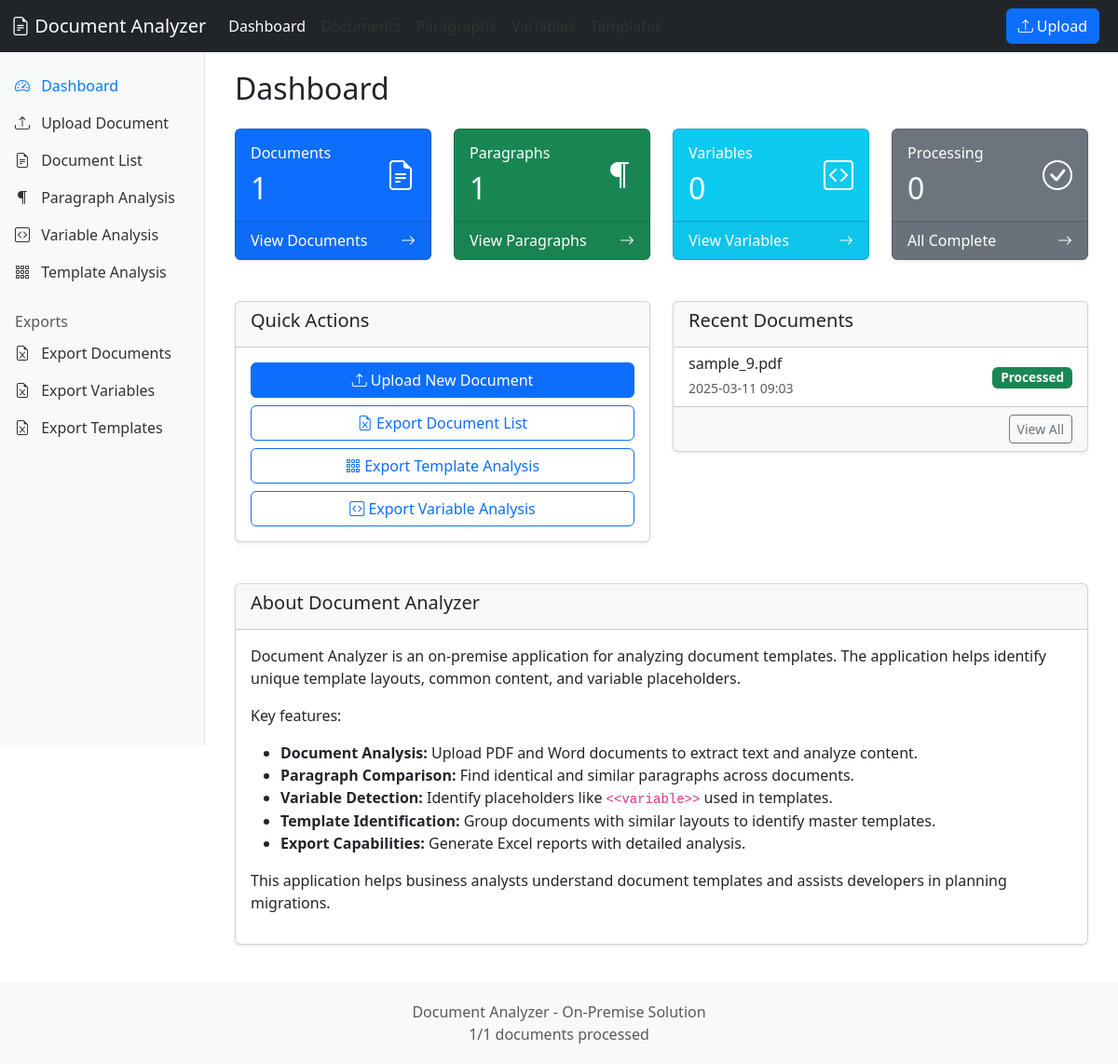
Before: / with the older database file.
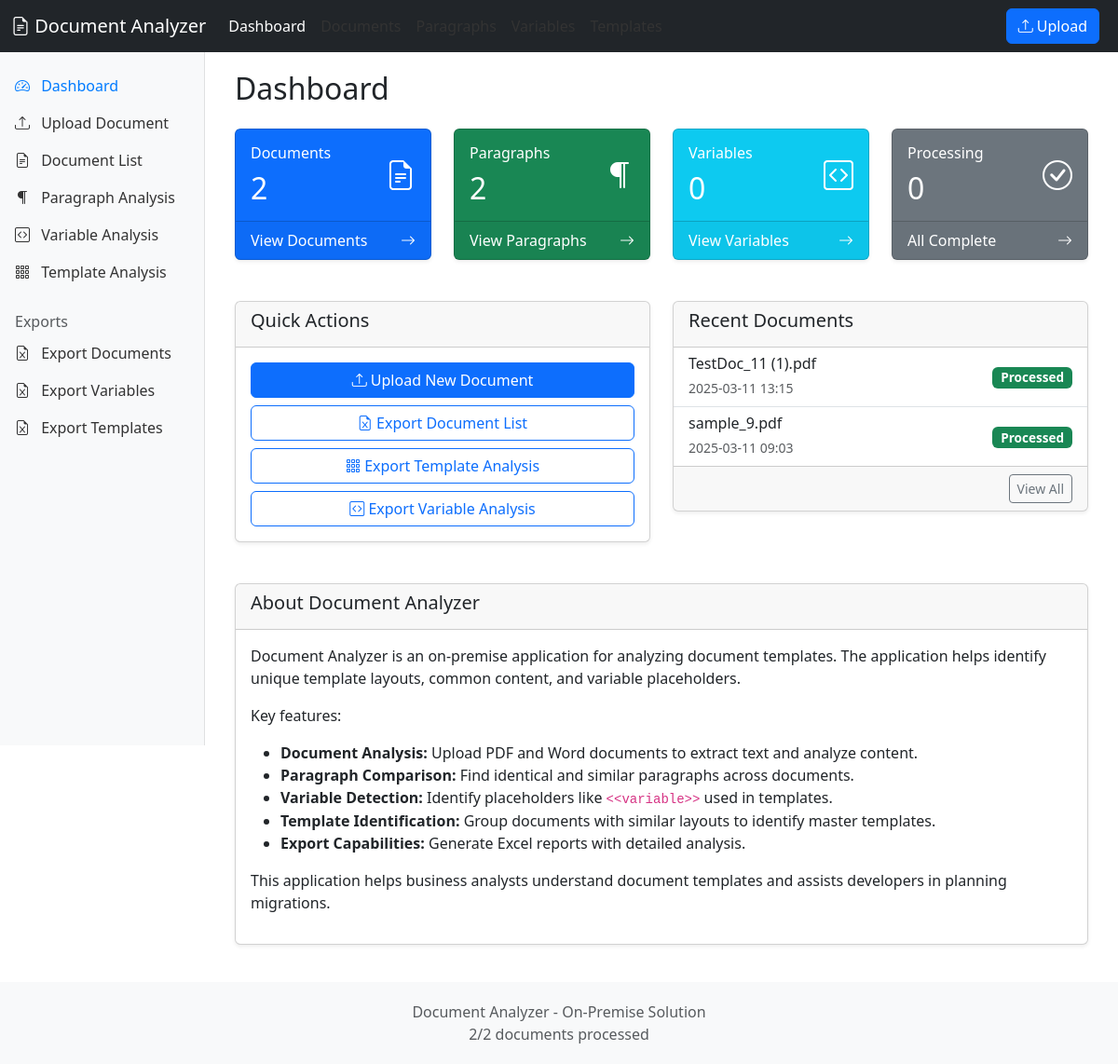
After: the same page with the newer database file.
### models.py (models this page shows, shortened)
class Document(db.Model):
    id = db.Column(db.Integer, primary_key=True)
    filename = db.Column(db.String(255), nullable=False)
    original_filename = db.Column(db.String(255), nullable=False)
    file_type = db.Column(db.String(10), nullable=False)  # 'pdf' or 'docx'
    file_size = db.Column(db.Integer, nullable=False)  # Size in bytes
    page_count = db.Column(db.Integer, default=0)
    upload_date = db.Column(db.DateTime, default=datetime.utcnow)
    processed = db.Column(db.Boolean, default=False)
    processing_error = db.Column(db.Text, nullable=True)
    full_text = db.Column(db.Text, nullable=True)
    layout_info = db.Column(db.Text, nullable=True)
    paragraphs = db.relationship('Paragraph', secondary=document_paragraph,
                               backref=db.backref('documents', lazy='dynamic'))
    variables = db.relationship('Variable', secondary=document_variable,
                              backref=db.backref('documents', lazy='dynamic'))
    @property
    def status(self):
        if self.processing_error:
            return 'error'
        elif self.processed:
            return 'processed'
        else:
            return 'processing'

### app.py (the view)
@app.route('/')
def index():
    doc_count = Document.query.count()
    para_count = Paragraph.query.count()
    var_count = Variable.query.count()
    processing_count = Document.query.filter_by(processed=False).filter(Document.processing_error.is_(None)).count()
    error_count = Document.query.filter(Document.processing_error.isnot(None)).count()
    recent_docs = Document.query.order_by(Document.upload_date.desc()).limit(5).all()
    return render_template('index.html',
                          doc_count=doc_count,
                          para_count=para_count,
                          var_count=var_count,
                          processing_count=processing_count,
                          error_count=error_count,
                          recent_docs=recent_docs)

### templates/index.html (shortened to what the changed rows need)
{% extends 'base.html' %}
{% block content %}
<div class="container-fluid">
    <h1 class="h2 mb-4">Dashboard</h1>
    <div class="row">
        <div class="col-md-3">
            <div class="card text-white bg-primary">
                <div class="card-body">
                    <div class="d-flex justify-content-between align-items-center">
                        <div>
                            <h6 class="card-title">Documents</h6>
                            <h2 class="card-text">{{ doc_count }}</h2>
                        </div>
                    </div>
                </div>
            </div>
        </div>
        <div class="col-md-3">
            <div class="card text-white bg-success">
                <div class="card-body">
                    <div class="d-flex justify-content-between align-items-center">
                        <div>
                            <h6 class="card-title">Paragraphs</h6>
                            <h2 class="card-text">{{ para_count }}</h2>
                        </div>
                    </div>
                </div>
            </div>
        </div>
        <div class="col-md-3">
            <div class="card text-white bg-info">
                <div class="card-body">
                    <div class="d-flex justify-content-between align-items-center">
                        <div>
                            <h2 class="card-text">{{ var_count }}</h2>
                        </div>
                    </div>
                </div>
            </div>
        </div>
        <div class="col-md-3">
            <div class="card text-white {% if processing_count > 0 %}bg-warning{% elif error_count > 0 %}bg-danger{% else %}bg-secondary{% endif %}">
                <div class="card-body">
                    <div class="d-flex justify-content-between align-items-center">
                        <div>
                            <h2 class="card-text">
                                {% if processing_count > 0 %}
                                    <span class="spinner-border spinner-border-sm" role="status" aria-hidden="true"></span>
                                    {{ processing_count }}
                                {% elif error_count > 0 %}
                                    <i class="bi bi-exclamation-triangle"></i> {{ error_count }}
                                {% else %}
                                    0
                                {% endif %}
                            </h2>
                        </div>
                    </div>
                </div>
            </div>
        </div>
    </div>
    <div class="row mt-4">
        <div class="col-md-6">
            <div class="card">
                <div class="card-body p-0">
                    <div class="list-group list-group-flush">
                        {% if recent_docs %}
                            {% for doc in recent_docs %}
                                <a href="{{ url_for('document_view', doc_id=doc.id) }}" class="list-group-item list-group-item-action d-flex justify-content-between align-items-center">
                                    <div>
                                        <h6 class="mb-1">{{ doc.original_filename }}</h6>
                                        <small class="text-muted">{{ doc.upload_date.strftime('%Y-%m-%d %H:%M') }}</small>
                                    </div>
                                    <div>
                                        {% if doc.status == 'processed' %}
                                            <span class="badge bg-success status-badge">Processed</span>
                                        {% elif doc.status == 'processing' %}
                                            <span class="badge bg-warning status-badge">Processing</span>
                                        {% else %}
                                            <span class="badge bg-danger status-badge">Error</span>
                                        {% endif %}
                                    </div>
                                </a>
                            {% endfor %}
                        {% else %}
                            <div class="list-group-item">
                                <p class="mb-0 text-center text-muted">No documents uploaded yet</p>
                            </div>
                        {% endif %}
                    </div>
                </div>
            </div>
        </div>
    </div>
</div>
{% endblock %}

Changed rows visible on the page:
added Document: original_filename "TestDoc_11 (1).pdf", upload_date "2025-03-11 13:15", processed "Processed"
Other visible differences:
{{ doc_count }}: "1" → "2"
{{ para_count }}: "1" → "2"
text written by a page script: "1/1 documents processed" → "2/2 documents processed"
